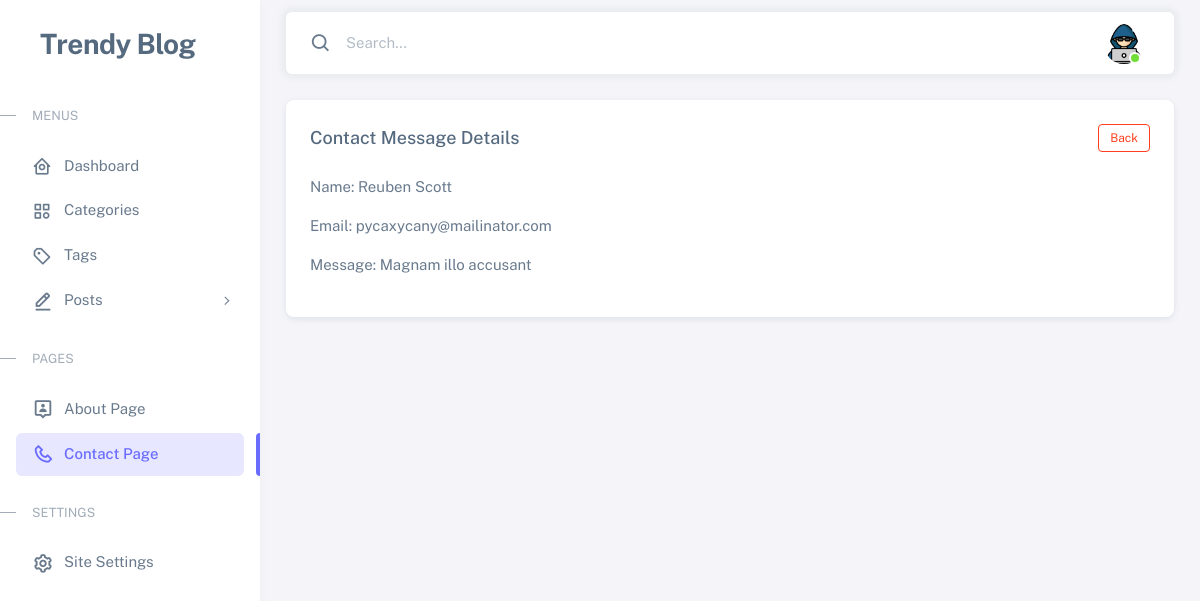
The page /admin/contact-details.php?id=2 (signed in) on the database its author committed.
### tables this page shows
CREATE TABLE `contact_page` (
  `id` bigint NOT NULL,
  `name` varchar(255) NOT NULL,
  `email` varchar(255) NOT NULL,
  `message` text NOT NULL
);

### classes/Profile.php (called while the page is built, shortened)
<?php
$realPath = dirname(__FILE__);
require_once $realPath . './../lib/Database.php';
class Profile
{
  private $db;
  public function __construct()
  {
    $this->db = new Database();
  }
  public function getProfile()
  {
    try {
      $id = $_SESSION['id'];
      $query = "SELECT * FROM admins WHERE id = :id";
      $params = [
        ':id' => $id
      ];
      $result = $this->db->query($query, $params);
      return $result->fetch(PDO::FETCH_ASSOC);
    } catch (PDOException $e) {
      return $e->getMessage();
    }
  }
}

### lib/Database.php (called while the page is built, shortened)
<?php
class  Database
{
    private $host = DB_HOST;
    private $user = DB_USER;
    private $password = DB_PASS;
    private $database = DB_NAME;
    private $conn;
    private function connectDB()
    {
        try {
            $this->conn = new PDO("mysql:host={$this->host};dbname={$this->database}", $this->user, $this->password);
            $this->conn->setAttribute(PDO::ATTR_ERRMODE, PDO::ERRMODE_EXCEPTION);
        } catch (PDOException $e) {
            echo "Connection failed: " . $e->getMessage();
        }
    }
    public function query($sql, $params = [])
    {
        $stmt = $this->conn->prepare($sql);
        $stmt->execute($params);
        return $stmt;
    }
}

### classes/Page.php (called while the page is built, shortened)
<?php
$realPath = dirname(__FILE__);
require_once $realPath . './../lib/Database.php';
class Page
{
 private $db;
 public function __construct()
 {
  $this->db = new Database();
 }
 public function getContactMessage($id)
 {
   try {
     $query = "SELECT * FROM contact_page WHERE id = ?";
     $result = $this->db->query($query, [$id])->fetch(PDO::FETCH_ASSOC);
     return $result;
   } catch (Exception $e) {
     $this->error = $e->getMessage();
   }
 }
}

### admin/contact-details.php (the view, shortened to what this page needs)
<?php
include_once './layouts/head.php';
$contactObj = new Page();
if ($_GET['id']) {
  $id = $_GET['id'];
  $contact = $contactObj->getContactMessage($id);
};
?>
</head>
<body>
  <div class="layout-wrapper layout-content-navbar">
    <div class="layout-container">
      <?php include_once './layouts/sidebar.php'; ?>
      <div class="layout-page">
        <?php include_once './layouts/navbar.php'; ?>
        <div class="content-wrapper">
          <div class="container-xxl flex-grow-1 container-p-y">
            <div class="row mb-4 justify-content-center">
              <div class="col-xxl">
                <div class="card mb-4">
                  <div class="card-header d-flex align-items-center justify-content-between">
                    <h5 class="mb-0">Contact Message Details</h5>
                    <a href="contact-msg.php" class="btn btn-sm btn-outline-danger">Back</a>
                  </div>
                  <div class="card-body">
                    <p>Name:
                      <?php echo $contact['name']; ?>
                    </p>
                    <p>Email:
                      <?php echo $contact['email']; ?>
                    </p>
                    <p>
                      Message:
                      <?php echo $contact['message']; ?>
                    </p>
                  </div>
                </div>
              </div>
            </div>
          </div>
        </div>
      </div>
    </div>
  </div>
</body>
</html>

### admin/layouts/navbar.php (shortened to what this page needs)
<?php
$profileObj = new Profile();
$profile = $profileObj->getProfile();
?>
<nav class="layout-navbar container-xxl navbar navbar-expand-xl navbar-detached align-items-center bg-navbar-theme"
    id="layout-navbar">
    <div class="navbar-nav-right d-flex align-items-center" id="navbar-collapse">
        <div class="navbar-nav align-items-center">
            <div class="nav-item d-flex align-items-center">
                <i class="bx bx-search fs-4 lh-0"></i>
                <input type="text" class="form-control border-0 shadow-none" placeholder="Search..."
                    aria-label="Search..." />
            </div>
        </div>
        <ul class="navbar-nav flex-row align-items-center ms-auto">
            <li class="nav-item navbar-dropdown dropdown-user dropdown">
                <a class="nav-link dropdown-toggle hide-arrow" href="profile.php" data-bs-toggle="dropdown">
                    <div class="avatar avatar-online">
                        <img src="uploads/profile/<?php echo $profile['avatar']? $profile['avatar'] : 'default.png'; ?>" alt="" class="w-px-40 h-auto rounded-circle" />
                    </div>
                </a>
            </li>
        </ul>
    </div>
</nav>

### rows shown on the page
contact_page: name "Reuben Scott", email "pycaxycany@mailinator.com", message "Magnam illo accusant"
